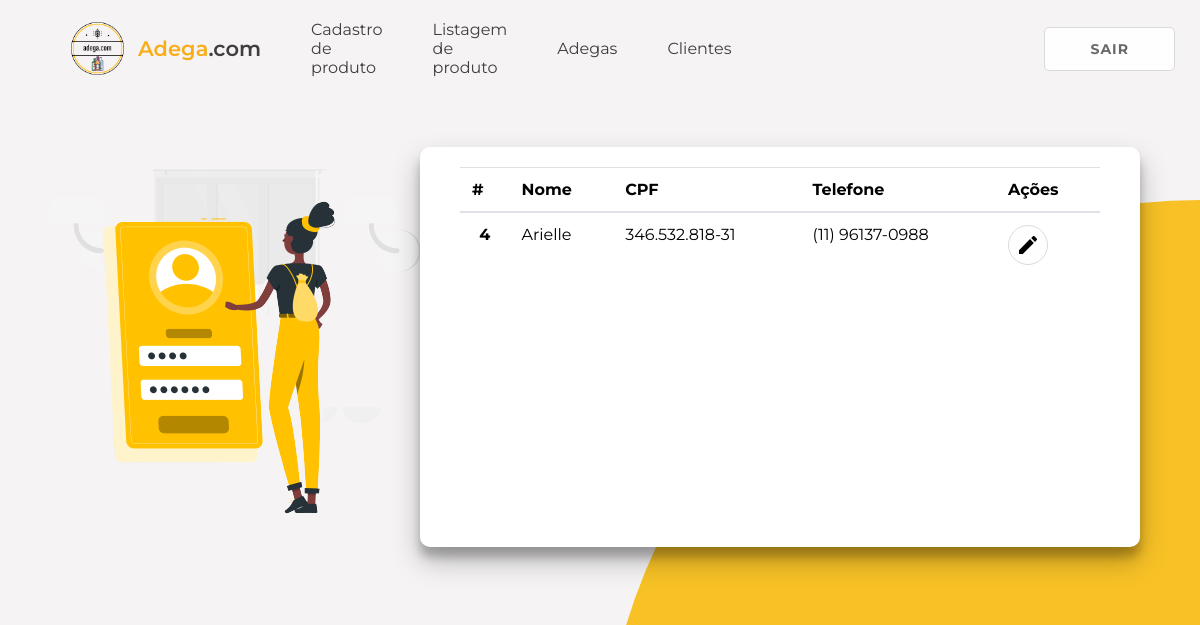
The app's page /clientes (signed in), older data.
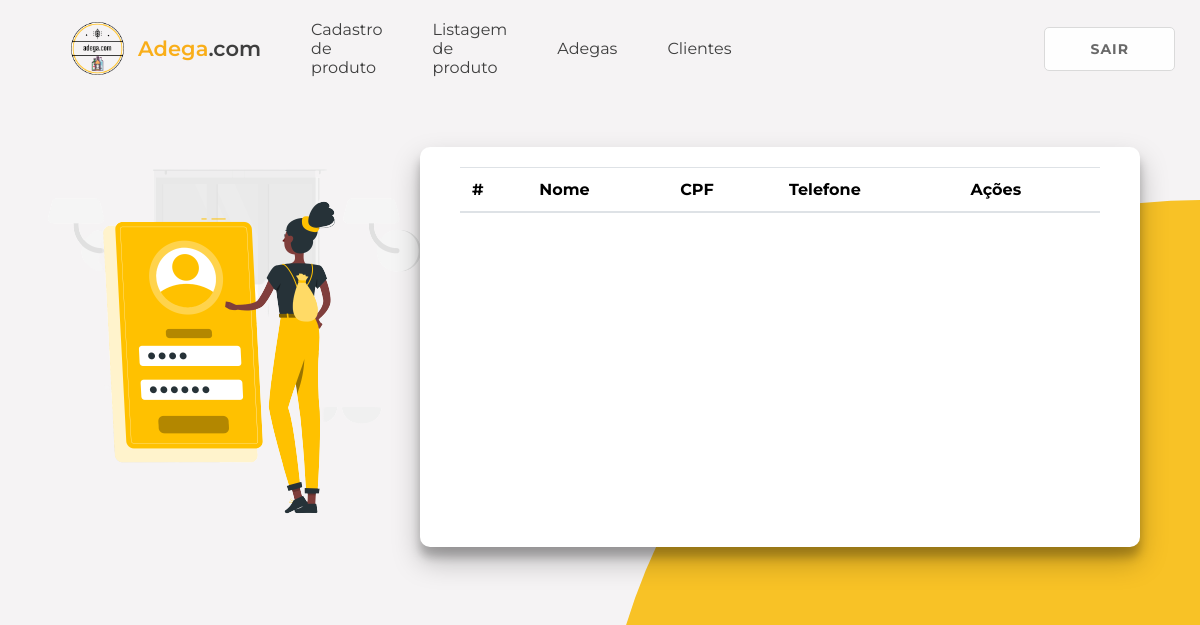
The same page, newer data.
### tables this page shows
CREATE TABLE clientes (
    id_cliente INTEGER PRIMARY KEY AUTOINCREMENT,
    nomeCliente VARCHAR(50) NOT NULL,
    cpf VARCHAR(50) NOT NULL,
    cep VARCHAR(50) NOT NULL,
    cidade VARCHAR(50) NOT NULL,
    rua VARCHAR(50) NOT NULL,
    bairro VARCHAR(50) NOT NULL,
    nResidencia VARCHAR(50) NOT NULL,
    complemento VARCHAR(50) NULL,
    telefone VARCHAR(50) NOT NULL,
    UNIQUE(cpf)
);

### routes.py (the view)
@app.route("/clientes")
def listar_clientes_api():
    logado = autenticar_login()
    if logado is None:
        return redirect("/")
    lista = db_listar_clientes()
    return render_template("lista-clientes.html", logado = logado, clientes = lista)

### database.py (called while the page is built)
def row_to_dict(description, row):
    if row is None: return None
    d = {}
    for i in range(0, len(row)):
        d[description[i][0]] = row[i]
    return d

def rows_to_dict(description, rows):
    result = []
    for row in rows:
        result.append(row_to_dict(description, row))
    return result

def conectar():
    return sqlite3.connect('adega.db')

def db_fazer_login(login, senha):
    with closing(conectar()) as con, closing(con.cursor()) as cur:
        cur.execute("SELECT u.login, u.senha, u.nome FROM usuario u WHERE u.login = ? AND u.senha = ?", [login, senha])
        return row_to_dict(cur.description, cur.fetchone())

def db_listar_clientes():
    with closing(conectar()) as con, closing(con.cursor()) as cur:
        cur.execute("SELECT id_cliente, nomeCliente, cpf, telefone FROM clientes")
        return rows_to_dict(cur.description, cur.fetchall())

### routes.py (called while the page is built)
def autenticar_login():
    login = request.cookies.get("login", "")
    senha = request.cookies.get("senha", "")
    return db_fazer_login(login, senha)

### templates/lista-clientes.html (shortened to what this page needs)
<!DOCTYPE html>
<html lang="pt-br">
	<head>
		<link rel="stylesheet" href="/static/css/global.css" />
        <link rel="stylesheet" href="/static/css/pages/listar-clientes.css" />
    </head>
    <body>
        {% include 'components/header.html' %}
        <div class="container" id="container">
            <div class="left-list">
                <img src="/static/images/formCliente.png" class="left-img" alt="imagens">
            </div>
            <div class="right-list">
                <div class="form-container-list list-in-container">
                    <div>
                        <table class="table table-hover">
                            <thead>
                              <tr>
                                <th scope="col">#</th>
                                <th scope="col">Nome</th>
                                <th scope="col">CPF</th>
                                <th scope="col">Telefone</th>
                                <th scope="col">Ações</th>
                              </tr>
                            </thead>
                            <tbody>
                            {% for cliente in clientes %}
                              <tr>
                                <th scope="row">{{cliente['id_cliente']}}</th>
                                <td>{{cliente['nomeCliente']}}</td>
                                <td>{{cliente['cpf']}}</td>
                                <td>{{cliente['telefone']}}</td>
                                <td>
                                  <a href="/cliente/{{cliente['id_cliente']}}">
                                    <button class="button secondary icon-button">
                                        <img src="/static/images/edit.svg">
                                    </button>
                                </a>
                                </td>
                              </tr>
                            {% endfor %}
                            </tbody>
                          </table>
                    </div>
                </div>
            </div>
        </div>
    </body>
</html>

### templates/components/header.html (shortened to what this page needs)
<div class="header">
    <ul>
        <li class="logo-container">
            <a href="/">
                <span class="logo-container">
                    <img src="/static/images/logo.png" alt="" class="logo">
                    <span class="logo-title">
                        <span class="">Adega</span>.com
                    </span>
                </span>
            </a>
        </li>
        {% if(request.cookies.get("login", "")) %}
        <li><a href="/produto/cadastro">Cadastro de produto</a></li>
        <li><a href="/produtos">Listagem de produto</a></li>
        <li><a href="/adegas">Adegas</a></li>
        <li><a href="/clientes">Clientes</a></li>
        <ul>
            <li class="sair-container">
                <form action="/logout" id="form_logout" method="POST">
                    <button class="button secondary" >Sair</button>
                </form>
            </li>
        </ul>
        {% endif %}
    </ul>
</div>

### static/css/global.css (style rules this page uses)
* { box-sizing: border-box; font-family: 'Montserrat', sans-serif; }
body { margin: 0px; background: #f5f3f4; }

### static/css/pages/listar-clientes.css (style rules this page uses)
.container { max-width: 100vw; display: flex; justify-content: center; align-items: center; }
.form-container-list { background-color: #fff; border-radius: 10px; box-shadow: 0 14px 28px rgba(0,0,0,0.25), 0 10px 10px rgba(0,0,0,0.22); position: relative; overflow: hidden; width: 950px; max-width: 100%; min-height: 400px; transition: all 0.6s ease-in-out; padding: 20px 40px 30px; }
.left-list { width: 30vw; display: flex; justify-content: center; align-items: center; flex-direction: column; }
.right-list { width: 60vw; display: flex; justify-content: center; align-items: center; padding: 20px 0; }
.list-in-container { left: 0; z-index: 2; }

### static/css/components/button.css (style rules this page uses)
.button { font-size: 14px; font-weight: bold; padding: 12px 45px; letter-spacing: 1px; text-transform: uppercase; border-radius: 5px; cursor: pointer; transition: background-color 100ms ease-in; }
.button.secondary { background-color: #fefefe; border: 1px solid #dadada; color: #696969; }

### static/css/components/table.css (style rules this page uses)
.table { width: 100%; margin-bottom: 1rem; background-color: transparent; border-collapse: collapse; }
.table td, .table th { padding: 0.75rem; vertical-align: top; border-top: 1px solid #dee2e6; }
.table thead th { vertical-align: bottom; border-bottom: 2px solid #dee2e6; text-align: inherit; }

### templates/components/header.html (style rules this page uses)
.header { display: flex; justify-content: flex-start; padding: 0; }
.header ul { display: flex; width: 100%; align-items: center; }
.header > ul > ul { justify-content: end; }
.header li { list-style: none; margin: 0 25px; color: #3e3e3e; }
.header li a { text-decoration: none; color: #3e3e3e; }
.logo-container span { display: flex; align-items: center; }
.logo-container img { width: 65px; margin-right: 8px; }
.logo-title { font-size: 21px; font-weight: 600; }
.logo-title span { color: #f9ae19; }

Row changes from the older to the newer data that the page shows:
removed clientes: id_cliente "4", nomeCliente "Arielle", cpf "346.532.818-31", telefone "(11) 96137-0988"
